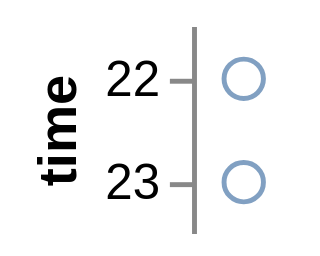

This figure's Vega-Lite source:
### Vega specification from a JSON file in a GitHub repository (floating-point values rounded to 4 significant figures)
{"$schema": "https://vega.github.io/schema/vega/v3.0.json", "description": "Google's stock price over time.", "autosize": "pad", "padding": 5, "encode": {"update": {"fill": {"value": "transparent"}}}, "data": [{"name": "source_0", "values": [{"date": "10 Oct 2011 22:48:00"}, {"date": "11 Oct 2022 23:00:00"}]}, {"name": "data_0", "source": "source_0", "transform": [{"type": "formula", "expr": "toDate(datum[\"date\"])", "as": "date"}, {"type": "formula", "as": "hours_date", "expr": "datetime(0, 0, 1, hours(datum[\"date\"]), 0, 0, 0)"}]}], "signals": [{"name": "width", "update": "21"}, {"name": "y_step", "value": 21}, {"name": "height", "update": "bandspace(domain('y').length, 1, 0.5) * y_step"}], "marks": [{"name": "marks", "type": "symbol", "role": "point", "from": {"data": "data_0"}, "encode": {"update": {"x": {"value": 10.5}, "y": {"scale": "y", "field": "hours_date"}, "stroke": {"value": "#4c78a8"}, "fill": {"value": "transparent"}, "opacity": {"value": 0.7}}}}], "scales": [{"name": "y", "type": "point", "domain": {"data": "data_0", "field": "hours_date", "sort": true}, "range": {"step": {"signal": "y_step"}}, "round": true, "padding": 0.5}], "axes": [{"title": "time", "scale": "y", "orient": "left", "zindex": 1, "encode": {"labels": {"update": {"text": {"signal": "timeFormat(datum.value, '%H')"}}}}}]}
